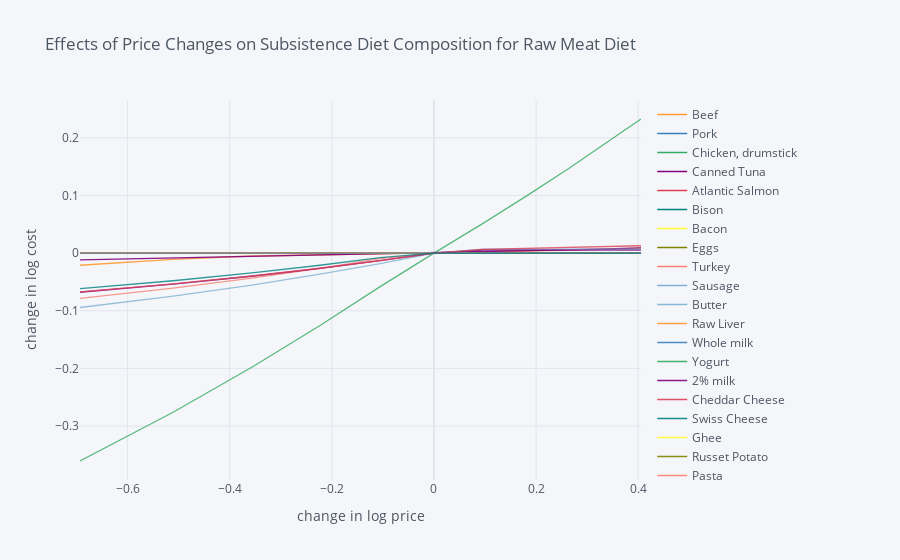

Notebook cell for this chart:
### Code cell
getPriceChangesGraph("meat")

### Figure 1 — Plotly figure (JSON) as saved in the notebook; plotly's stock layout.template omitted (floating-point values rounded to 4 significant figures)
{"data": [{"line": {"color": "rgba(255, 153, 51, 1.0)", "dash": "solid", "shape": "linear", "width": 1.3}, "mode": "lines", "name": "Beef", "text": "", "type": "scatter", "x": [-0.6931, -0.5108, -0.3567, -0.2231, -0.1054, 0, 0.09531, 0.1823, 0.2624, 0.3365, 0.4055], "y": [7.169e-12, 5.443e-12, 3.895e-12, 2.478e-12, 1.211e-12, 0, -1.082e-12, -2.099e-12, -3.063e-12, -3.927e-12, -4.811e-12]}, {"line": {"color": "rgba(55, 128, 191, 1.0)", "dash": "solid", "shape": "linear", "width": 1.3}, "mode": "lines", "name": "Pork", "text": "", "type": "scatter", "x": [-0.6931, -0.5108, -0.3567, -0.2231, -0.1054, 0, 0.09531, 0.1823, 0.2624, 0.3365, 0.4055], "y": [2.464e-12, 1.964e-12, 1.452e-12, 9.728e-13, 4.965e-13, 0, -4.329e-13, -9.031e-13, -1.329e-12, -1.762e-12, -2.18e-12]}, {"line": {"color": "rgba(50, 171, 96, 1.0)", "dash": "solid", "shape": "linear", "width": 1.3}, "mode": "lines", "name": "Chicken, drumstick", "text": "", "type": "scatter", "x": [-0.6931, -0.5108, -0.3567, -0.2231, -0.1054, 0, 0.09531, 0.1823, 0.2624, 0.3365, 0.4055], "y": [3.678e-12, 2.916e-12, 2.156e-12, 1.415e-12, 7.068e-13, 0, -6.64e-13, -1.307e-12, -1.924e-12, -2.56e-12, -3.113e-12]}, {"line": {"color": "rgba(128, 0, 128, 1.0)", "dash": "solid", "shape": "linear", "width": 1.3}, "mode": "lines", "name": "Canned Tuna", "text": "", "type": "scatter", "x": [-0.6931, -0.5108, -0.3567, -0.2231, -0.1054, 0, 0.09531, 0.1823, 0.2624, 0.3365, 0.4055], "y": [1.396e-11, 1.102e-11, 8.147e-12, 5.359e-12, 2.649e-12, 0, -2.581e-12, -5.11e-12, -7.623e-12, -1.007e-11, -1.245e-11]}, {"line": {"color": "rgba(219, 64, 82, 1.0)", "dash": "solid", "shape": "linear", "width": 1.3}, "mode": "lines", "name": "Atlantic Salmon", "text": "", "type": "scatter", "x": [-0.6931, -0.5108, -0.3567, -0.2231, -0.1054, 0, 0.09531, 0.1823, 0.2624, 0.3365, 0.4055], "y": [7.803e-12, 6.374e-12, 4.905e-12, 3.364e-12, 1.744e-12, 0, -1.813e-12, -3.747e-12, -5.827e-12, -8.075e-12, -1.048e-11]}, {"line": {"color": "rgba(0, 128, 128, 1.0)", "dash": "solid", "shape": "linear", "width": 1.3}, "mode": "lines", "name": "Bison", "text": "", "type": "scatter", "x": [-0.6931, -0.5108, -0.3567, -0.2231, -0.1054, 0, 0.09531, 0.1823, 0.2624, 0.3365, 0.4055], "y": [1.363e-11, 1.062e-11, 7.74e-12, 5.049e-12, 2.46e-12, 0, -2.304e-12, -4.533e-12, -6.606e-12, -8.618e-12, -1.052e-11]}, {"line": {"color": "rgba(255, 255, 51, 1.0)", "dash": "solid", "shape": "linear", "width": 1.3}, "mode": "lines", "name": "Bacon", "text": "", "type": "scatter", "x": [-0.6931, -0.5108, -0.3567, -0.2231, -0.1054, 0, 0.09531, 0.1823, 0.2624, 0.3365, 0.4055], "y": [2.153e-12, 1.716e-12, 1.292e-12, 8.493e-13, 4.361e-13, 0, -3.971e-13, -7.856e-13, -1.188e-12, -1.555e-12, -1.926e-12]}, {"line": {"color": "rgba(128, 128, 0, 1.0)", "dash": "solid", "shape": "linear", "width": 1.3}, "mode": "lines", "name": "Eggs", "text": "", "type": "scatter", "x": [-0.6931, -0.5108, -0.3567, -0.2231, -0.1054, 0, 0.09531, 0.1823, 0.2624, 0.3365, 0.4055], "y": [1.898e-13, 1.519e-13, 1.095e-13, 6.95e-14, 4.707e-14, 0, -2.087e-14, -5.052e-14, -9.159e-14, -9.714e-14, -1.487e-13]}, {"line": {"color": "rgba(251, 128, 114, 1.0)", "dash": "solid", "shape": "linear", "width": 1.3}, "mode": "lines", "name": "Turkey", "text": "", "type": "scatter", "x": [-0.6931, -0.5108, -0.3567, -0.2231, -0.1054, 0, 0.09531, 0.1823, 0.2624, 0.3365, 0.4055], "y": [6.915e-12, 5.378e-12, 3.949e-12, 2.574e-12, 1.26e-12, 0, -1.163e-12, -2.32e-12, -3.367e-12, -4.385e-12, -5.37e-12]}, {"line": {"color": "rgba(128, 177, 211, 1.0)", "dash": "solid", "shape": "linear", "width": 1.3}, "mode": "lines", "name": "Sausage", "text": "", "type": "scatter", "x": [-0.6931, -0.5108, -0.3567, -0.2231, -0.1054, 0, 0.09531, 0.1823, 0.2624, 0.3365, 0.4055], "y": [1.567e-11, 1.259e-11, 9.467e-12, 6.336e-12, 3.189e-12, 0, -3.165e-12, -6.339e-12, -9.508e-12, -1.266e-11, -1.582e-11]}, {"line": {"color": "rgba(128, 177, 211, 0.8999999999999999)", "dash": "solid", "shape": "linear", "width": 1.3}, "mode": "lines", "name": "Butter", "text": "", "type": "scatter", "x": [-0.6931, -0.5108, -0.3567, -0.2231, -0.1054, 0, 0.09531, 0.1823, 0.2624, 0.3365, 0.4055], "y": [2.748e-10, 1.896e-10, 1.197e-09, 1.249e-09, 1.021e-10, 0, -3.013e-12, -1.81e-11, 3.281e-07, 2.872e-07, 2.96e-07]}, {"line": {"color": "rgba(255, 153, 51, 0.8999999999999999)", "dash": "solid", "shape": "linear", "width": 1.3}, "mode": "lines", "name": "Raw Liver", "text": "", "type": "scatter", "x": [-0.6931, -0.5108, -0.3567, -0.2231, -0.1054, 0, 0.09531, 0.1823, 0.2624, 0.3365, 0.4055], "y": [-0.02113, -0.01083, -0.005074, -0.00338, -0.001689, 0, 0.001686, 0.003369, 0.005049, 0.006726, 0.0084]}, {"line": {"color": "rgba(55, 128, 191, 0.8999999999999999)", "dash": "solid", "shape": "linear", "width": 1.3}, "mode": "lines", "name": "Whole milk", "text": "", "type": "scatter", "x": [-0.6931, -0.5108, -0.3567, -0.2231, -0.1054, 0, 0.09531, 0.1823, 0.2624, 0.3365, 0.4055], "y": [-1.416e-12, -1.107e-12, -8.04e-13, -4.938e-13, -2.35e-13, 0, 2.547e-13, 4.849e-13, 6.852e-13, 8.793e-13, 1.085e-12]}, {"line": {"color": "rgba(50, 171, 96, 0.8999999999999999)", "dash": "solid", "shape": "linear", "width": 1.3}, "mode": "lines", "name": "Yogurt", "text": "", "type": "scatter", "x": [-0.6931, -0.5108, -0.3567, -0.2231, -0.1054, 0, 0.09531, 0.1823, 0.2624, 0.3365, 0.4055], "y": [-8.996e-13, 1.171e-12, 2.037e-12, 1.985e-12, 1.253e-12, 0, -1.648e-12, -3.642e-12, -5.902e-12, -8.39e-12, -1.105e-11]}, {"line": {"color": "rgba(128, 0, 128, 0.8999999999999999)", "dash": "solid", "shape": "linear", "width": 1.3}, "mode": "lines", "name": "2% milk", "text": "", "type": "scatter", "x": [-0.6931, -0.5108, -0.3567, -0.2231, -0.1054, 0, 0.09531, 0.1823, 0.2624, 0.3365, 0.4055], "y": [-0.01173, -0.008345, -0.00537, -0.003577, -0.001787, 0, 0.001784, 0.003564, 0.005342, 0.007116, 0.008887]}, {"line": {"color": "rgba(219, 64, 82, 0.8999999999999999)", "dash": "solid", "shape": "linear", "width": 1.3}, "mode": "lines", "name": "Cheddar Cheese", "text": "", "type": "scatter", "x": [-0.6931, -0.5108, -0.3567, -0.2231, -0.1054, 0, 0.09531, 0.1823, 0.2624, 0.3365, 0.4055], "y": [2.273e-12, -1.418e-11, -1.125e-11, -6.409e-12, -2.69e-12, 0, 1.8e-12, 2.773e-12, 3.035e-12, 2.669e-12, 1.712e-12]}, {"line": {"color": "rgba(0, 128, 128, 0.8999999999999999)", "dash": "solid", "shape": "linear", "width": 1.3}, "mode": "lines", "name": "Swiss Cheese", "text": "", "type": "scatter", "x": [-0.6931, -0.5108, -0.3567, -0.2231, -0.1054, 0, 0.09531, 0.1823, 0.2624, 0.3365, 0.4055], "y": [1.614e-10, 1.301e-11, 7.288e-12, 5.855e-13, 7.927e-14, 0, 1.259e-13, 2.4e-13, 2.338e-13, 1.739e-13, -4.33e-14]}, {"line": {"color": "rgba(255, 255, 51, 0.8999999999999999)", "dash": "solid", "shape": "linear", "width": 1.3}, "mode": "lines", "name": "Ghee", "text": "", "type": "scatter", "x": [-0.6931, -0.5108, -0.3567, -0.2231, -0.1054, 0, 0.09531, 0.1823, 0.2624, 0.3365, 0.4055], "y": [-5.221e-12, -3.931e-12, -2.809e-12, -1.787e-12, -8.429e-13, 0, 8.06e-13, 1.575e-12, 2.273e-12, 2.928e-12, 3.564e-12]}, {"line": {"color": "rgba(128, 128, 0, 0.8999999999999999)", "dash": "solid", "shape": "linear", "width": 1.3}, "mode": "lines", "name": "Russet Potato", "text": "", "type": "scatter", "x": [-0.6931, -0.5108, -0.3567, -0.2231, -0.1054, 0, 0.09531, 0.1823, 0.2624, 0.3365, 0.4055], "y": [3.88e-11, 3.138e-11, 2.411e-11, 1.664e-11, 8.669e-12, 0, -9.298e-12, -1.906e-11, -2.88e-11, 3.779e-07, 2.37e-07]}, {"line": {"color": "rgba(251, 128, 114, 0.8999999999999999)", "dash": "solid", "shape": "linear", "width": 1.3}, "mode": "lines", "name": "Pasta", "text": "", "type": "scatter", "x": [-0.6931, -0.5108, -0.3567, -0.2231, -0.1054, 0, 0.09531, 0.1823, 0.2624, 0.3365, 0.4055], "y": [5.099e-12, 4.138e-12, 3.151e-12, 2.154e-12, 1.102e-12, 0, -1.095e-12, -2.247e-12, -3.411e-12, -4.611e-12, -5.839e-12]}, {"line": {"color": "rgba(251, 128, 114, 0.7999999999999998)", "dash": "solid", "shape": "linear", "width": 1.3}, "mode": "lines", "name": "Lemon, raw", "text": "", "type": "scatter", "x": [-0.6931, -0.5108, -0.3567, -0.2231, -0.1054, 0, 0.09531, 0.1823, 0.2624, 0.3365, 0.4055], "y": [-0.07853, -0.06089, -0.04356, -0.02653, -0.009775, 0, -1.091e-11, -1.118e-11, -1.031e-11, -9.768e-12, -9.739e-12]}, {"line": {"color": "rgba(128, 177, 211, 0.7999999999999998)", "dash": "solid", "shape": "linear", "width": 1.3}, "mode": "lines", "name": "Lime, raw", "text": "", "type": "scatter", "x": [-0.6931, -0.5108, -0.3567, -0.2231, -0.1054, 0, 0.09531, 0.1823, 0.2624, 0.3365, 0.4055], "y": [-0.09436, -0.07476, -0.05554, -0.03668, -0.01817, 0, 0.0067, 0.0067, 0.0067, 0.0067, 0.0067]}, {"line": {"color": "rgba(255, 153, 51, 0.7999999999999998)", "dash": "solid", "shape": "linear", "width": 1.3}, "mode": "lines", "name": "Nuts, pecans, halves, raw", "text": "", "type": "scatter", "x": [-0.6931, -0.5108, -0.3567, -0.2231, -0.1054, 0, 0.09531, 0.1823, 0.2624, 0.3365, 0.4055], "y": [-1.827e-11, -3.449e-11, -2.496e-11, -2.375e-12, 2.928e-12, 0, -1.014e-11, -1.944e-11, -1.58e-11, -1.342e-11, -1.21e-11]}, {"line": {"color": "rgba(55, 128, 191, 0.7999999999999998)", "dash": "solid", "shape": "linear", "width": 1.3}, "mode": "lines", "name": "Nuts, walnuts, English, halves, raw", "text": "", "type": "scatter", "x": [-0.6931, -0.5108, -0.3567, -0.2231, -0.1054, 0, 0.09531, 0.1823, 0.2624, 0.3365, 0.4055], "y": [-1.358e-13, -6.246e-12, -3.176e-11, 1.51e-07, -3.445e-11, 0, 1.882e-11, 3.699e-11, 5.105e-11, 6.139e-11, 6.933e-11]}, {"line": {"color": "rgba(50, 171, 96, 0.7999999999999998)", "dash": "solid", "shape": "linear", "width": 1.3}, "mode": "lines", "name": "Cashews, NFS", "text": "", "type": "scatter", "x": [-0.6931, -0.5108, -0.3567, -0.2231, -0.1054, 0, 0.09531, 0.1823, 0.2624, 0.3365, 0.4055], "y": [-0.3607, -0.2761, -0.198, -0.1257, -0.05816, 0, 0.05106, 0.09963, 0.146, 0.1902, 0.2326]}, {"line": {"color": "rgba(128, 0, 128, 0.7999999999999998)", "dash": "solid", "shape": "linear", "width": 1.3}, "mode": "lines", "name": "Pistachio nuts, NFS", "text": "", "type": "scatter", "x": [-0.6931, -0.5108, -0.3567, -0.2231, -0.1054, 0, 0.09531, 0.1823, 0.2624, 0.3365, 0.4055], "y": [-0.06793, -0.05397, -0.0402, -0.02662, -0.01322, 0, 0.005065, 0.005065, 0.005065, 0.005066, 0.005065]}, {"line": {"color": "rgba(219, 64, 82, 0.7999999999999998)", "dash": "solid", "shape": "linear", "width": 1.3}, "mode": "lines", "name": "Almond butter, creamy", "text": "", "type": "scatter", "x": [-0.6931, -0.5108, -0.3567, -0.2231, -0.1054, 0, 0.09531, 0.1823, 0.2624, 0.3365, 0.4055], "y": [-0.06745, -0.0534, -0.03978, -0.02634, -0.01308, 0, 0.006601, 0.008135, 0.009666, 0.0112, 0.01272]}, {"line": {"color": "rgba(0, 128, 128, 0.7999999999999998)", "dash": "solid", "shape": "linear", "width": 1.3}, "mode": "lines", "name": "Peanut butter, creamy", "text": "", "type": "scatter", "x": [-0.6931, -0.5108, -0.3567, -0.2231, -0.1054, 0, 0.09531, 0.1823, 0.2624, 0.3365, 0.4055], "y": [-0.06175, -0.04803, -0.03449, -0.02113, -0.007947, 0, 1.972e-09, 5.421e-10, 3.289e-10, 2.109e-10, 1.237e-10]}], "layout": {"legend": {"bgcolor": "#F5F6F9", "font": {"color": "#4D5663"}}, "paper_bgcolor": "#F5F6F9", "plot_bgcolor": "#F5F6F9", "title": {"font": {"color": "#4D5663"}, "text": "Effects of Price Changes on Subsistence Diet Composition for Raw Meat Diet"}, "xaxis": {"gridcolor": "#E1E5ED", "showgrid": true, "tickfont": {"color": "#4D5663"}, "title": {"font": {"color": "#4D5663"}, "text": "change in log price"}, "zerolinecolor": "#E1E5ED"}, "yaxis": {"gridcolor": "#E1E5ED", "showgrid": true, "tickfont": {"color": "#4D5663"}, "title": {"font": {"color": "#4D5663"}, "text": "change in log cost"}, "zerolinecolor": "#E1E5ED"}}}
